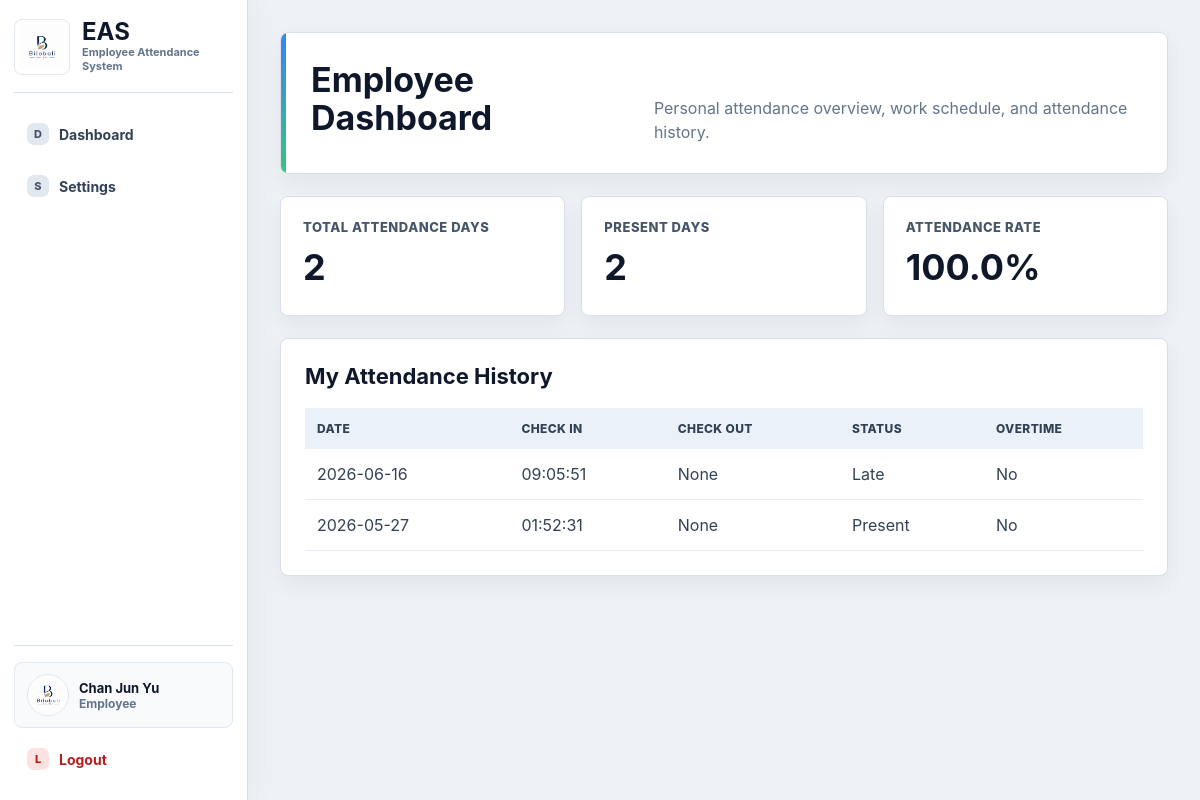
The page /employee (signed in) on the database its author committed.
### tables this page shows
CREATE TABLE users (
            id INTEGER PRIMARY KEY AUTOINCREMENT,
            username TEXT NOT NULL UNIQUE,
            password TEXT NOT NULL,
            role TEXT NOT NULL,
            full_name TEXT,
            email TEXT,
            department TEXT,
            position TEXT,
            status TEXT DEFAULT 'Active'
        , system_id TEXT, joined_year TEXT, profile_image TEXT, deleted_at TEXT);

CREATE TABLE attendance (
            id INTEGER PRIMARY KEY AUTOINCREMENT,
            user_id INTEGER NOT NULL,
            date TEXT NOT NULL,
            check_in TEXT,
            check_out TEXT,
            status TEXT DEFAULT 'Present',
            edited_by TEXT,
            edit_reason TEXT
        , overtime TEXT DEFAULT 'No');

### routes/employee_routes.py (the view)
@employee_bp.route("/employee")
def employee_dashboard():
    if session.get("role") != "employee":
        return redirect(url_for("auth.login"))
    dashboard_data = get_employee_dashboard_data(session["user_id"])
    return render_template("employee/dashboard.html", **dashboard_data)

### app.py (called while the page is built)
def create_app():
    app = Flask(__name__)
    app.secret_key = SECRET_KEY
    ensure_face_folder()
    init_db()
    seed_users()
    app.register_blueprint(kiosk_bp)
    app.register_blueprint(auth_bp)
    app.register_blueprint(superadmin_bp)
    app.register_blueprint(hr_bp)
    app.register_blueprint(employee_bp)
    app.register_blueprint(profile_bp)
    @app.context_processor
    def inject_current_user():
        from flask import session
        user_id = session.get("user_id")
        return {
            "current_user": get_user_by_id(user_id) if user_id else None
        }
    @app.after_request
    def prevent_authenticated_page_cache(response):
        response.headers["Cache-Control"] = "no-store, no-cache, must-revalidate, max-age=0"
        response.headers["Pragma"] = "no-cache"
        response.headers["Expires"] = "0"
        return response
    return app

### database.py (called while the page is built)
def get_sqlite_target():
    if DATABASE == ":memory:":
        return "file:eas_memory?mode=memory&cache=shared", True
    return DATABASE, DATABASE.startswith("file:")

def get_db_connection():
    global _MEMORY_DB_CONNECTION
    database, use_uri = get_sqlite_target()
    if DATABASE == ":memory:" and _MEMORY_DB_CONNECTION is None:
        _MEMORY_DB_CONNECTION = sqlite3.connect(database, uri=True)
        _MEMORY_DB_CONNECTION.row_factory = sqlite3.Row
    conn = sqlite3.connect(database, uri=use_uri)
    conn.row_factory = sqlite3.Row
    return conn

def get_user_by_id(user_id):
    conn = get_db_connection()
    user = conn.execute(
        "SELECT * FROM users WHERE id=?",
        (user_id,)
    ).fetchone()
    conn.close()
    return user

def get_work_settings():
    conn = get_db_connection()
    settings = conn.execute(
        "SELECT * FROM work_settings WHERE id = 1"
    ).fetchone()
    conn.close()
    return settings

### services/attendance_service.py (called while the page is built)
def get_schedule():
    settings = get_work_settings()
    if not settings:
        return {
            "start_time": "08:00",
            "end_time": "17:00",
        }
    return {
        "start_time": settings["start_time"],
        "end_time": settings["end_time"],
    }

def get_employee_attendance(user_id):
    conn = get_db_connection()
    records = conn.execute("""
        SELECT * FROM attendance
        WHERE user_id = ?
        ORDER BY date DESC
    """, (user_id,)).fetchall()
    conn.close()
    return records

### templates/employee/dashboard.html (shortened to what this page needs)
<!DOCTYPE html>
<html>
<head>
    <link rel="stylesheet" href="{{ url_for('static', filename='css/main.css') }}">
    <link rel="stylesheet" href="{{ url_for('static', filename='css/dashboard.css') }}">
</head>
<body>
<div class="layout">
    {% include "shared/sidebar.html" %}
    <div class="main">
        <div class="header">
            <h1>Employee Dashboard</h1>
            <p>Personal attendance overview, work schedule, and attendance history.</p>
        </div>
        <div class="stat-grid">
            <div class="stat-card">
                <span>Total Attendance Days</span>
                <strong>{{ total_days }}</strong>
            </div>
            <div class="stat-card">
                <span>Present Days</span>
                <strong>{{ present_days }}</strong>
            </div>
            <div class="stat-card">
                <span>Attendance Rate</span>
                <strong>{{ attendance_percentage }}%</strong>
            </div>
        </div>
        {% include "employee/attendance_history.html" %}
    </div>
</div>
</body>
</html>

### templates/shared/sidebar.html (shortened to what this page needs)
<aside class="sidebar" id="appSidebar">
    <div class="sidebar-top">
        <button class="brand-lockup" type="button" data-sidebar-toggle aria-label="Toggle sidebar">
            <img src="{{ url_for('static', filename='images/bilobali_logo.png') }}" alt="Bilobali logo">
            <span><strong>EAS</strong><small>Employee Attendance System</small></span>
        </button>
    </div>
    <nav class="sidebar-nav">
    {% if session.get("role") == "superadmin" %}
    <a href="/superadmin" data-icon="D"><span>Dashboard</span></a>
    <a href="/employees" data-icon="E"><span>Manage Employees</span></a>
    <a href="/attendance_records" data-icon="A"><span>Attendance Records</span></a>
    <a href="/superadmin/face_registration" data-icon="F"><span>Face Registration</span></a>
    <a href="/work_settings" data-icon="W"><span>Work Schedule</span></a>
    {% else %}
    <a href="/employee" data-icon="D"><span>Dashboard</span></a>
    {% endif %}
    <a href="/settings" data-icon="S"><span>Settings</span></a>
    </nav>
    {% if current_user %}
    {% set role_label = "Super Admin" if current_user.role == "superadmin" else ("HR Staff" if current_user.role == "hr" else "Employee") %}
    <div class="sidebar-account">
        <a class="sidebar-profile" href="/profile" title="Profile">
            <img src="{{ url_for('static', filename=current_user.profile_image) if current_user.profile_image else url_for('static', filename='images/bilobali_logo.png') }}" alt="Profile photo">
            <span>
                <strong>{{ current_user.full_name or "User" }}</strong>
                <small>{{ role_label }}</small>
            </span>
        </a>
        <a class="sidebar-logout" href="/logout" data-icon="L"><span>Logout</span></a>
    </div>
    {% endif %}
</aside>

### templates/employee/attendance_history.html
<div class="table-box">
    <h2>My Attendance History</h2>
    <table>
        <tr>
            <th>Date</th>
            <th>Check In</th>
            <th>Check Out</th>
            <th>Status</th>
            <th>Overtime</th>
        </tr>
        {% for record in records %}
        <tr>
            <td>{{ record.date }}</td>
            <td>{{ record.check_in }}</td>
            <td>{{ record.check_out }}</td>
            <td>{{ record.status }}</td>
            <td>{{ record.overtime or "No" }}</td>
        </tr>
        {% endfor %}
    </table>
</div>

### static/css/main.css (style rules this page uses)
:root { --page: #eef2f6; --surface: #ffffff; --surface-soft: #f8fafc; --ink: #0f172a; --text: #1f2937; --muted: #64748b; --line: #d8e0ea; --nav: #101827; --nav-2: #172235; --blue: #3b82f6; --blue-dark: #2563eb; --green: #34c77b; --green-dark: #16a34a; --orange: #fb923c; --orange-dark: #ea580c; --red: #ef4444; --red-dark: #dc2626; --radius: 8px; --shadow: 0 18px 44px rgba(15, 23, 42, 0.10); --shadow-soft: 0 8px 22px rgba(15, 23, 42, 0.06); }
* { box-sizing: border-box; }
html { min-height: 100%; }
body { min-height: 100vh; margin: 0; font-family: Inter, "Segoe UI", Arial, Helvetica, sans-serif; background: var(--page); color: var(--text); }
a { color: inherit; text-decoration: none; }
button, .btn { display: inline-flex; align-items: center; justify-content: center; min-height: 40px; padding: 10px 16px; border: 0; border-radius: var(--radius); background: var(--blue); color: #ffffff; font: inherit; font-size: 14px; font-weight: 700; line-height: 1; cursor: pointer; box-shadow: 0 8px 18px rgba(59, 130, 246, 0.22); transition: transform 140ms ease, box-shadow 140ms ease, background 140ms ease; }

### rows shown on the page
users: full_name "Chan Jun Yu", role "Employee"
attendance: date "2026-06-16", check_in "09:05:51", check_out "None", status "Late", overtime "No"
attendance: date "2026-05-27", check_in "01:52:31", check_out "None", status "Present", overtime "No"

### other values the page prints
{{ total_days }} "2"
{{ present_days }} "2"
{{ attendance_percentage }} "100.0"
